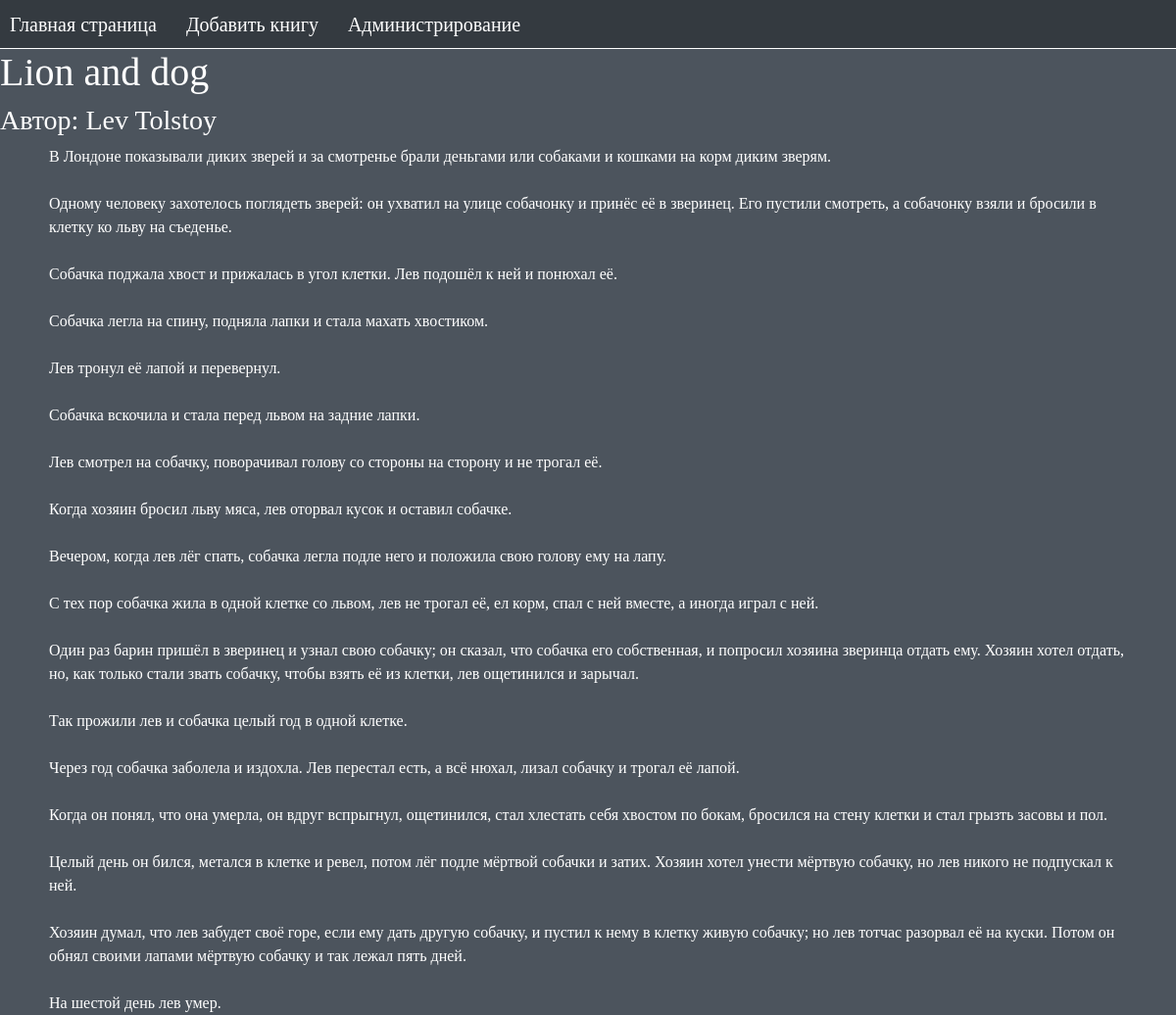
Page /book/3 on the committed database.
### books/models.py (models this page shows)
class Book(models.Model):
    title_book = models.CharField(
        max_length=255,
        help_text='Введите название произведения(Обязательно)',
        unique=True,
        verbose_name='Название',
    )
    censor = models.CharField(
        max_length=255,
        help_text='Введите тип произведения',
        verbose_name='Цензура',
        choices=CENSOR_CHOICE,
        default=CENSOR_CHOICE[1],
    )
    genre_book = models.ManyToManyField(
        BookGenre, verbose_name='Жанр произведения')
    author = models.ForeignKey(
        BookAuthor, on_delete=models.CASCADE, verbose_name='Имя и фамилия автора')
    content_book = models.TextField(
        help_text='Введите текст произведения(Обязательно)',
        verbose_name='Текст',
    )
    time_create = models.DateTimeField(
        auto_now_add=True,
        verbose_name='Дата добавления',
        null=True
    )
    time_update = models.DateTimeField(
        auto_now=True,
        verbose_name='Дата изменения',
    )

class BookAuthor(models.Model):
    firstName_author = models.CharField(
        max_length=255,
        help_text='Введите имя автора(Обязательно)',
        verbose_name='Имя автора',
        null=True,
    )
    lastName_author = models.CharField(
        max_length=255,
        help_text='Введите фамилию автора(Обязательно)',
        verbose_name='Фамилия автора',
        null=True,
    )
    def __str__(self):
        return self.get_fullname()
    def get_fullname(self) -> str:
        return ' '.join(filter(bool, [self.firstName_author, self.lastName_author]))

### books/views.py (the view)
# urls.py: path('book/<int:pk>', views.BookDetail.as_view(), name='book'),
class BookDetail(TitleMixin, DetailView):
    model = models.Book
    template_name = 'books/book.html'
    context_object_name = 'book'
    title = "Содержание книги"

### books/views.py (called while the page is built)
    def get_title(self):
        return self.title

    def get_context_data(self, **kwargs):
        context = super().get_context_data(**kwargs)
        context['title'] = self.get_title()
        return context

### books/templates/books/book.html
{% extends 'books/template_site.html'%}
{% block content %}
<h1>{{book.title_book}}</h1>
<h3>Автор: {{book.author}}</h3>
<div>
	<p class="content_book">{{book.content_book}}</p>
</div>
{% endblock %}

### books/static/books/css/style.css (style rules this page uses)
body { background-color: #4C545D; font-family: Georgia; color: white; }
.content_book { display: table; margin: 0 auto; white-space: pre-line; padding-left: 50px; padding-right: 50px; }

### rows in the picture
Book: title_book "Lion and dog", author "Lev Tolstoy", content_book "В Лондоне показывали диких зверей и за смотренье брали деньгами или собаками и кошками на корм диким зверям. Одному человеку захотелось поглядеть зверей: он ухватил на улице собачонку и принёс её в зверинец. Его пустили смотреть, а собачонку взяли и бросили в клетку ко льву на съеденье. Собачка поджала хвост и прижалась в угол клетки. Лев подошёл к ней и понюхал её. Собачка легла на спину, подняла лапки и стала махать хвостиком. Лев тронул её лапой и перевернул. Собачка вскочила и стала перед львом на задние лапки. Лев смотрел на собачку, поворачивал голову со стороны на сторону и не трогал её. Когда хозяин бросил льву мяса, лев оторвал кусок и оставил собачке. Вечером, когда лев лёг спать,…"
